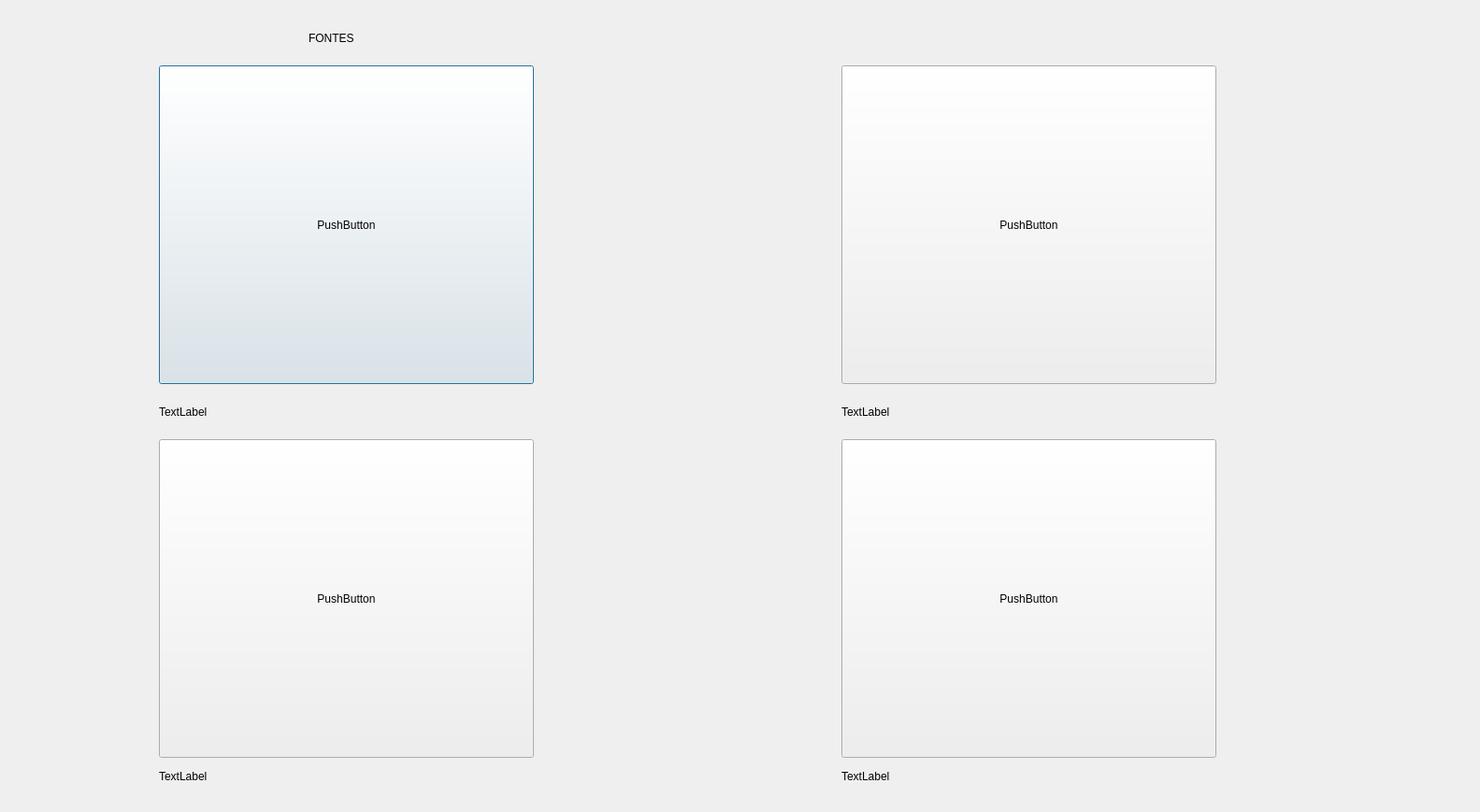
<?xml version="1.0" encoding="UTF-8"?>
<ui version="4.0">
 <class>fonte_window</class>
 <widget class="QDialog" name="fonte_window">
  <property name="geometry">
   <rect>
    <x>0</x>
    <y>0</y>
    <width>1583</width>
    <height>869</height>
   </rect>
  </property>
  <property name="windowTitle">
   <string>Dialog</string>
  </property>
  <widget class="QLabel" name="label_fontes">
   <property name="geometry">
    <rect>
     <x>330</x>
     <y>10</y>
     <width>371</width>
     <height>61</height>
    </rect>
   </property>
   <property name="text">
    <string>FONTES</string>
   </property>
  </widget>
  <widget class="QPushButton" name="pushButton_fontes">
   <property name="geometry">
    <rect>
     <x>170</x>
     <y>70</y>
     <width>401</width>
     <height>341</height>
    </rect>
   </property>
   <property name="text">
    <string>PushButton</string>
   </property>
  </widget>
  <widget class="QPushButton" name="pushButton_fontes2">
   <property name="geometry">
    <rect>
     <x>900</x>
     <y>70</y>
     <width>401</width>
     <height>341</height>
    </rect>
   </property>
   <property name="text">
    <string>PushButton</string>
   </property>
  </widget>
  <widget class="QPushButton" name="pushButton_fontes3">
   <property name="geometry">
    <rect>
     <x>170</x>
     <y>470</y>
     <width>401</width>
     <height>341</height>
    </rect>
   </property>
   <property name="text">
    <string>PushButton</string>
   </property>
  </widget>
  <widget class="QPushButton" name="pushButton_fontes4">
   <property name="geometry">
    <rect>
     <x>900</x>
     <y>470</y>
     <width>401</width>
     <height>341</height>
    </rect>
   </property>
   <property name="text">
    <string>PushButton</string>
   </property>
  </widget>
  <widget class="QLabel" name="label">
   <property name="geometry">
    <rect>
     <x>170</x>
     <y>420</y>
     <width>391</width>
     <height>41</height>
    </rect>
   </property>
   <property name="text">
    <string>TextLabel</string>
   </property>
  </widget>
  <widget class="QLabel" name="label_3">
   <property name="geometry">
    <rect>
     <x>170</x>
     <y>810</y>
     <width>391</width>
     <height>41</height>
    </rect>
   </property>
   <property name="text">
    <string>TextLabel</string>
   </property>
  </widget>
  <widget class="QLabel" name="label_2">
   <property name="geometry">
    <rect>
     <x>900</x>
     <y>420</y>
     <width>391</width>
     <height>41</height>
    </rect>
   </property>
   <property name="text">
    <string>TextLabel</string>
   </property>
  </widget>
  <widget class="QLabel" name="label_4">
   <property name="geometry">
    <rect>
     <x>900</x>
     <y>810</y>
     <width>391</width>
     <height>41</height>
    </rect>
   </property>
   <property name="text">
    <string>TextLabel</string>
   </property>
  </widget>
 </widget>
 <resources/>
 <connections/>
</ui>
